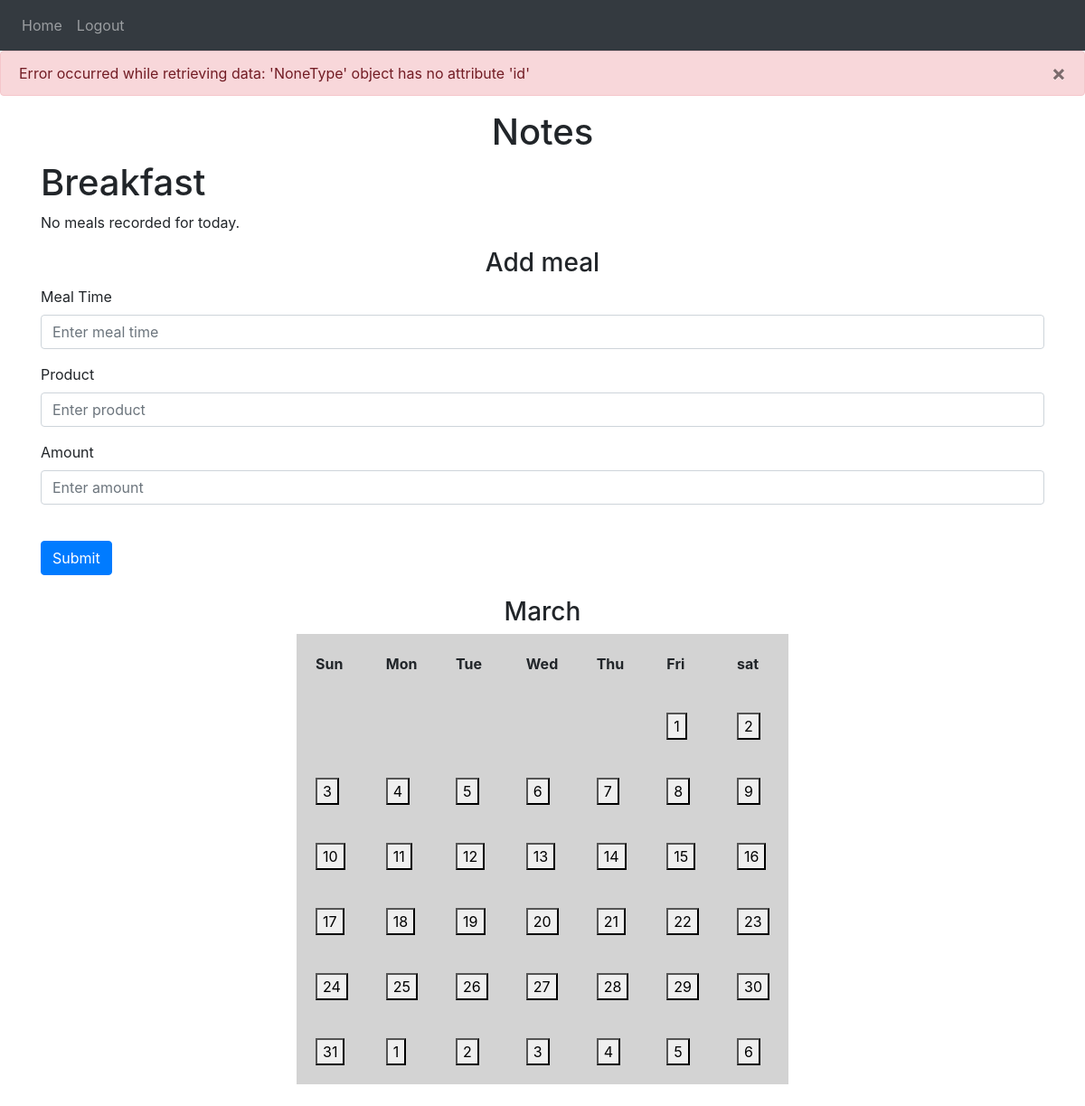
Page / (signed in) on the earlier database version.
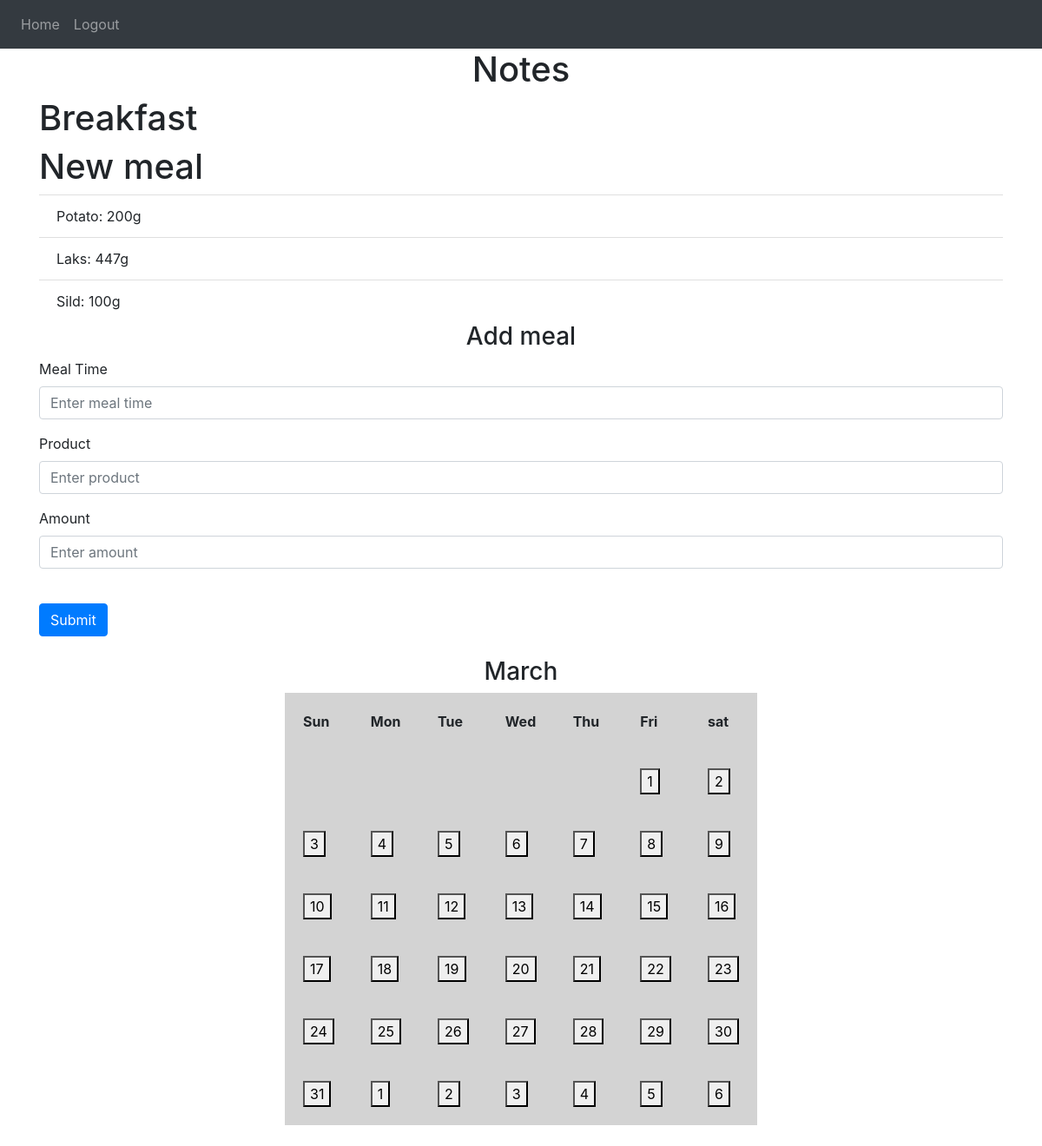
Same page on the later database version.
### website/models.py (models this page shows)
class Meal(db.Model):
    id = db.Column(db.Integer, primary_key=True)
    _meal = db.Column('meal', db.String(255))
    day_id = db.Column(db.Integer, db.ForeignKey('day.id'))
    @property
    def meal(self):
        return json.loads(self._meal) if self._meal else {}
    @meal.setter
    def meal(self, value):
        self._meal = json.dumps(value) if value else None
    def calculate_total_nutrition(self):
        if not self._meal:
            return None  # No meal data, return None or appropriate default value
        products_dic = loadJSON("products.json")
        total_nutrition = {"kcal": 0, "protein": 0, "fat": 0, "carbs": 0}
        for (product, amount) in self.meal.items():
            if product in products_dic:
                concentration = products_dic[product]["nutrition"]
                for nutrient, concentration_value in concentration.items():
                    total_nutrition[nutrient] += (amount / 100) * concentration_value
        return total_nutrition

### website/views.py (the view)
@views.route('/', methods=['GET', 'POST'])
@login_required
def home():
    try:
        selectedDayId = SelectedDayId.query.first().id
        current_day = Day.query.get(selectedDayId) if selectedDayId else None
        print(Meal.query.get(current_day.id).calculate_total_nutrition())
    except Exception as e:
        flash('Error occurred while retrieving data: {}'.format(str(e)), 'error')
        current_day = None
    return render_template("home.html", user=current_user, current_day=current_day)

### website/__init__.py (called while the page is built)
def create_app():
    app = Flask(__name__)
    app.config['SECRET_KEY'] = 'hjshjhdjah kjshkjdhjs'
    app.config['SQLALCHEMY_DATABASE_URI'] = f'sqlite:///{DB_NAME}'
    db.init_app(app)
    from .views import views
    from .auth import auth
    app.register_blueprint(views, url_prefix='/')
    app.register_blueprint(auth, url_prefix='/')
    from .models import User, Day
    with app.app_context():
        db.create_all()
    login_manager = LoginManager()
    login_manager.login_view = 'auth.login'
    login_manager.init_app(app)
    @login_manager.user_loader
    def load_user(id):
        return User.query.get(int(id))
    return app

### website/models.py (called while the page is built)
def loadJSON(file_path):
    with open(file_path) as json_file:
        file_contents = json_file.read()
    dict = json.loads(file_contents)
    return dict

### website/templates/home.html (shortened to what this page needs)
{% extends "base.html" %} {% block title %}Home{% endblock %} {% block content
    %}
    <h1 align="center">Notes</h1>
    <div>
      <h1>Breakfast</h1>
      <ul class="list-group list-group-flush" id="notes">
        {% if current_day %}
            {% for meal in current_day.meals %}
                <h1>New meal</h1>
                {% for (product, amount) in meal.meal.items() %}
                    <li class="list-group-item">
                        {{ product }}: {{ amount }}g
                    </li>
                {% endfor %}
            {% endfor %}
        {% else %}
            <p>No meals recorded for today.</p>
        {% endif %}
    </ul>
    </div>
    <form method="POST" action="/add-meal">
      <h3 align="center">Add meal</h3>
      <div class="form-group">
        <label for="mealTime">Meal Time</label>
        <input
          type="text"
          class="form-control"
          id="mealTime"
          name="mealTime"
          placeholder="Enter meal time"
        />
      </div>
      <div class="form-group">
        <label for="product">Product</label>
        <input
          type="text"
          class="form-control"
          id="product"
          name="product"
          placeholder="Enter product"
        />
      </div>
      <div class="form-group">
        <label for="amount">Amount</label>
        <input
          type="text"
          class="form-control"
          id="amount"
          name="amount"
          placeholder="Enter amount"
        />
      </div>
      <br />
      <button type="submit" class="btn btn-primary">Submit</button>
    </form>
    <br>
    <h3 align="center">March</h3>
    <table bgcolor="lightgrey" align="center"
        cellspacing="21" cellpadding="21">
        <caption align="top">
        </caption>
        <thead>
            <tr>
                <th>Sun</th>
                <th>Mon</th>
                <th>Tue</th>
                <th>Wed</th>
                <th>Thu</th>
                <th>Fri</th>
                <th>sat</th>
            </tr>
        </thead>
        <tbody>
            <tr>
                <td></td>
                <td></td>
                <td></td>
                <td></td>
                <td></td>
                <td><button onClick="addDay(2024, 3, 1)">1</button></td>
                <td><button onClick="addDay(2024, 3, 2)">2</button></td>
            </tr>
            <tr>
              <td><button>3</button></td>
              <td><button>4</button></td>
              <td><button>5</button></td>
              <td><button>6</button></td>
              <td><button>7</button></td>
              <td><button>8</button></td>
              <td><button>9</button></td>
            </tr>
            <tr>
              <td><button>10</button></td>
              <td><button>11</button></td>
              <td><button>12</button></td>
              <td><button>13</button></td>
              <td><button onClick="addDay(2024, 3, 14)">14</button></td>
              <td><button onClick="addDay(2024, 3, 15)">15</button></td>
              <td><button>16</button></td>
            </tr>
            <tr>
              <td><button>17</button></td>
              <td><button>18</button></td>
              <td><button>19</button></td>
              <td><button>20</button></td>
              <td><button>21</button></td>
              <td><button>22</button></td>
              <td><button>23</button></td>
            </tr>
            <tr>
              <td><button>24</button></td>
              <td><button>25</button></td>
              <td><button>26</button></td>
              <td><button>27</button></td>
              <td><button>28</button></td>
              <td><button>29</button></td>
              <td><button>30</button></td>
            </tr>
            <tr>
              <td><button>31</button></td>
              <td><button>1</button></td>
              <td><button>2</button></td>
              <td><button>3</button></td>
              <td><button>4</button></td>
              <td><button>5</button></td>
              <td><button>6</button></td>
            </tr>
        </tbody>
    </table>
    {% endblock %}

### website/templates/base.html (shortened to what this page needs)
<!DOCTYPE html>
<html>
  <head>
    <link
      rel="stylesheet"
      href="https://stackpath.bootstrapcdn.com/bootstrap/4.4.1/css/bootstrap.min.css"
    />
    <link
      rel="stylesheet"
      href="https://stackpath.bootstrapcdn.com/font-awesome/4.7.0/css/font-awesome.min.css"
    />
  </head>
  <body>
    <nav class="navbar navbar-expand-lg navbar-dark bg-dark">
      <div class="collapse navbar-collapse" id="navbar">
        <div class="navbar-nav">
          {% if user.is_authenticated %}
          <a class="nav-item nav-link" id="home" href="/">Home</a>
          <a class="nav-item nav-link" id="logout" href="/logout">Logout</a>
          {% else %}
          <a class="nav-item nav-link" id="login" href="/login">Login</a>
          <a class="nav-item nav-link" id="signUp" href="/sign-up">Sign Up</a>
          {% endif %}
        </div>
      </div>
    </nav>
    {% with messages = get_flashed_messages(with_categories=true) %} {% if
    messages %} {% for category, message in messages %} {% if category ==
    'error' %}
    <div class="alert alert-danger alter-dismissable fade show" role="alert">
      {{ message }}
      <button type="button" class="close" data-dismiss="alert">
        <span aria-hidden="true">&times;</span>
      </button>
    </div>
    {% endif %} {% endfor %} {% endif %} {% endwith %}
    <div class="container">{% block content %} {% endblock %}</div>
  </body>
</html>

Differences in the rows shown:
now on this page (row edited): Meal: meal "Potato" "Laks" "Sild", meal "200" "447" "100"
Other differences:
list line gone: "Error occurred while retrieving data: 'NoneType' object has no attribute 'id' ×"
text no longer shown: "No meals recorded for today."
